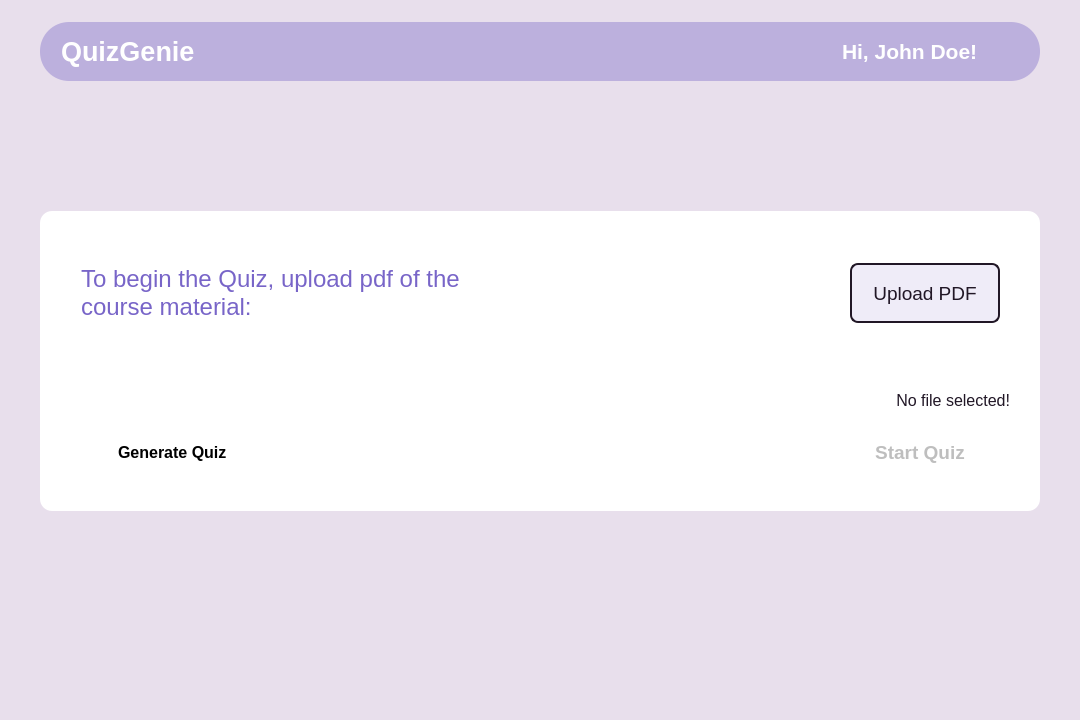
<?xml version="1.0" encoding="UTF-8"?>
<ui version="4.0">
 <class>HomePage</class>
 <widget class="QWidget" name="HomePage">
  <property name="geometry">
   <rect>
    <x>0</x>
    <y>0</y>
    <width>1080</width>
    <height>720</height>
   </rect>
  </property>
  <property name="sizePolicy">
   <sizepolicy hsizetype="Expanding" vsizetype="Expanding">
    <horstretch>0</horstretch>
    <verstretch>0</verstretch>
   </sizepolicy>
  </property>
  <property name="windowTitle">
   <string>Form</string>
  </property>
  <property name="toolTipDuration">
   <number>-2</number>
  </property>
  <property name="styleSheet">
   <string notr="true">background-color: #e8dfec;</string>
  </property>
  <layout class="QHBoxLayout" name="horizontalLayout_4">
   <item alignment="Qt::AlignmentFlag::AlignTop">
    <widget class="QWidget" name="centralvertical" native="true">
     <property name="sizePolicy">
      <sizepolicy hsizetype="Expanding" vsizetype="Maximum">
       <horstretch>0</horstretch>
       <verstretch>0</verstretch>
      </sizepolicy>
     </property>
     <property name="minimumSize">
      <size>
       <width>1040</width>
       <height>500</height>
      </size>
     </property>
     <property name="maximumSize">
      <size>
       <width>1080</width>
       <height>600</height>
      </size>
     </property>
     <property name="styleSheet">
      <string notr="true"/>
     </property>
     <layout class="QVBoxLayout" name="verticalLayout_3">
      <property name="spacing">
       <number>0</number>
      </property>
      <property name="sizeConstraint">
       <enum>QLayout::SizeConstraint::SetMaximumSize</enum>
      </property>
      <property name="topMargin">
       <number>11</number>
      </property>
      <property name="bottomMargin">
       <number>0</number>
      </property>
      <item alignment="Qt::AlignmentFlag::AlignHCenter|Qt::AlignmentFlag::AlignTop">
       <widget class="QWidget" name="top_menubar" native="true">
        <property name="sizePolicy">
         <sizepolicy hsizetype="MinimumExpanding" vsizetype="MinimumExpanding">
          <horstretch>0</horstretch>
          <verstretch>0</verstretch>
         </sizepolicy>
        </property>
        <property name="minimumSize">
         <size>
          <width>1000</width>
          <height>40</height>
         </size>
        </property>
        <property name="maximumSize">
         <size>
          <width>1080</width>
          <height>112</height>
         </size>
        </property>
        <property name="styleSheet">
         <string notr="true">background-color: rgba(120, 101, 200, 100);
border-radius: 29px;</string>
        </property>
        <layout class="QHBoxLayout" name="horizontalLayout_3">
         <property name="spacing">
          <number>200</number>
         </property>
         <item>
          <widget class="QLabel" name="label">
           <property name="font">
            <font>
             <pointsize>20</pointsize>
             <bold>true</bold>
            </font>
           </property>
           <property name="styleSheet">
            <string notr="true">padding: 5px;
color: #ffffff;
background-color: rgba(0, 0,0,0);</string>
           </property>
           <property name="text">
            <string>QuizGenie</string>
           </property>
          </widget>
         </item>
         <item alignment="Qt::AlignmentFlag::AlignRight">
          <widget class="QLabel" name="labelUserName">
           <property name="sizePolicy">
            <sizepolicy hsizetype="Expanding" vsizetype="Minimum">
             <horstretch>0</horstretch>
             <verstretch>0</verstretch>
            </sizepolicy>
           </property>
           <property name="minimumSize">
            <size>
             <width>200</width>
             <height>40</height>
            </size>
           </property>
           <property name="maximumSize">
            <size>
             <width>400</width>
             <height>40</height>
            </size>
           </property>
           <property name="font">
            <font>
             <pointsize>16</pointsize>
             <bold>true</bold>
            </font>
           </property>
           <property name="layoutDirection">
            <enum>Qt::LayoutDirection::LeftToRight</enum>
           </property>
           <property name="styleSheet">
            <string notr="true">padding: 5px;
color: #ffffff;
background-color: rgba(0, 0,0,0);</string>
           </property>
           <property name="text">
            <string>Hi, John Doe!</string>
           </property>
           <property name="alignment">
            <set>Qt::AlignmentFlag::AlignLeading|Qt::AlignmentFlag::AlignLeft|Qt::AlignmentFlag::AlignVCenter</set>
           </property>
          </widget>
         </item>
        </layout>
       </widget>
      </item>
      <item alignment="Qt::AlignmentFlag::AlignHCenter|Qt::AlignmentFlag::AlignVCenter">
       <widget class="QWidget" name="main_upload_widget" native="true">
        <property name="sizePolicy">
         <sizepolicy hsizetype="Expanding" vsizetype="Expanding">
          <horstretch>0</horstretch>
          <verstretch>0</verstretch>
         </sizepolicy>
        </property>
        <property name="minimumSize">
         <size>
          <width>1000</width>
          <height>300</height>
         </size>
        </property>
        <property name="maximumSize">
         <size>
          <width>1000</width>
          <height>300</height>
         </size>
        </property>
        <property name="acceptDrops">
         <bool>false</bool>
        </property>
        <property name="styleSheet">
         <string notr="true">background-color: rgba(255, 255, 255, 1);
border-radius: 12px;</string>
        </property>
        <layout class="QVBoxLayout" name="verticalLayout">
         <property name="spacing">
          <number>1</number>
         </property>
         <property name="leftMargin">
          <number>10</number>
         </property>
         <property name="topMargin">
          <number>0</number>
         </property>
         <property name="rightMargin">
          <number>10</number>
         </property>
         <property name="bottomMargin">
          <number>0</number>
         </property>
         <item>
          <layout class="QHBoxLayout" name="horizontalLayout" stretch="0,0">
           <property name="spacing">
            <number>5</number>
           </property>
           <property name="sizeConstraint">
            <enum>QLayout::SizeConstraint::SetMinimumSize</enum>
           </property>
           <property name="leftMargin">
            <number>30</number>
           </property>
           <property name="topMargin">
            <number>30</number>
           </property>
           <property name="rightMargin">
            <number>30</number>
           </property>
           <property name="bottomMargin">
            <number>40</number>
           </property>
           <item>
            <widget class="QLabel" name="label_2">
             <property name="sizePolicy">
              <sizepolicy hsizetype="Minimum" vsizetype="Minimum">
               <horstretch>0</horstretch>
               <verstretch>0</verstretch>
              </sizepolicy>
             </property>
             <property name="minimumSize">
              <size>
               <width>400</width>
               <height>100</height>
              </size>
             </property>
             <property name="maximumSize">
              <size>
               <width>400</width>
               <height>100</height>
              </size>
             </property>
             <property name="font">
              <font>
               <pointsize>18</pointsize>
              </font>
             </property>
             <property name="styleSheet">
              <string notr="true">color: #7865c8; background-color: none;</string>
             </property>
             <property name="lineWidth">
              <number>0</number>
             </property>
             <property name="text">
              <string>To begin the Quiz, upload pdf of the course material:</string>
             </property>
             <property name="scaledContents">
              <bool>false</bool>
             </property>
             <property name="wordWrap">
              <bool>true</bool>
             </property>
             <property name="indent">
              <number>1</number>
             </property>
            </widget>
           </item>
           <item alignment="Qt::AlignmentFlag::AlignRight">
            <widget class="QPushButton" name="btnUploadPDF">
             <property name="sizePolicy">
              <sizepolicy hsizetype="Minimum" vsizetype="Minimum">
               <horstretch>0</horstretch>
               <verstretch>0</verstretch>
              </sizepolicy>
             </property>
             <property name="minimumSize">
              <size>
               <width>150</width>
               <height>60</height>
              </size>
             </property>
             <property name="maximumSize">
              <size>
               <width>180</width>
               <height>60</height>
              </size>
             </property>
             <property name="font">
              <font>
               <pointsize>14</pointsize>
               <bold>false</bold>
              </font>
             </property>
             <property name="cursor">
              <cursorShape>PointingHandCursor</cursorShape>
             </property>
             <property name="autoFillBackground">
              <bool>false</bool>
             </property>
             <property name="styleSheet">
              <string notr="true">padding: 10px; 
color: #211726;
border: 2px solid #211726;
border-radius: 8px;
background-color: #efecf8;</string>
             </property>
             <property name="text">
              <string>Upload PDF</string>
             </property>
             <property name="icon">
              <iconset theme="QIcon::ThemeIcon::DocumentNew"/>
             </property>
             <property name="iconSize">
              <size>
               <width>28</width>
               <height>28</height>
              </size>
             </property>
            </widget>
           </item>
          </layout>
         </item>
         <item alignment="Qt::AlignmentFlag::AlignRight">
          <widget class="QLabel" name="labelPDFStatus">
           <property name="sizePolicy">
            <sizepolicy hsizetype="Maximum" vsizetype="Minimum">
             <horstretch>0</horstretch>
             <verstretch>0</verstretch>
            </sizepolicy>
           </property>
           <property name="minimumSize">
            <size>
             <width>400</width>
             <height>28</height>
            </size>
           </property>
           <property name="maximumSize">
            <size>
             <width>400</width>
             <height>28</height>
            </size>
           </property>
           <property name="font">
            <font>
             <pointsize>12</pointsize>
            </font>
           </property>
           <property name="styleSheet">
            <string notr="true">color: #211726;
padding-right: 20px;
background-color: none;</string>
           </property>
           <property name="text">
            <string>No file selected!</string>
           </property>
           <property name="alignment">
            <set>Qt::AlignmentFlag::AlignRight|Qt::AlignmentFlag::AlignTrailing|Qt::AlignmentFlag::AlignVCenter</set>
           </property>
           <property name="wordWrap">
            <bool>true</bool>
           </property>
           <property name="margin">
            <number>0</number>
           </property>
           <property name="indent">
            <number>0</number>
           </property>
          </widget>
         </item>
         <item>
          <layout class="QHBoxLayout" name="horizontalLayout_2">
           <property name="spacing">
            <number>10</number>
           </property>
           <property name="leftMargin">
            <number>30</number>
           </property>
           <property name="topMargin">
            <number>10</number>
           </property>
           <property name="rightMargin">
            <number>30</number>
           </property>
           <property name="bottomMargin">
            <number>30</number>
           </property>
           <item>
            <widget class="QPushButton" name="btnGenerateQuiz">
             <property name="sizePolicy">
              <sizepolicy hsizetype="Minimum" vsizetype="Minimum">
               <horstretch>0</horstretch>
               <verstretch>0</verstretch>
              </sizepolicy>
             </property>
             <property name="minimumSize">
              <size>
               <width>180</width>
               <height>50</height>
              </size>
             </property>
             <property name="maximumSize">
              <size>
               <width>180</width>
               <height>50</height>
              </size>
             </property>
             <property name="font">
              <font>
               <pointsize>12</pointsize>
               <bold>true</bold>
              </font>
             </property>
             <property name="cursor">
              <cursorShape>PointingHandCursor</cursorShape>
             </property>
             <property name="styleSheet">
              <string notr="true"/>
             </property>
             <property name="text">
              <string> Generate Quiz</string>
             </property>
            </widget>
           </item>
           <item alignment="Qt::AlignmentFlag::AlignLeft">
            <widget class="QLabel" name="labelLoading">
             <property name="sizePolicy">
              <sizepolicy hsizetype="Minimum" vsizetype="Minimum">
               <horstretch>0</horstretch>
               <verstretch>0</verstretch>
              </sizepolicy>
             </property>
             <property name="minimumSize">
              <size>
               <width>50</width>
               <height>50</height>
              </size>
             </property>
             <property name="maximumSize">
              <size>
               <width>50</width>
               <height>50</height>
              </size>
             </property>
             <property name="styleSheet">
              <string notr="true">background-color: none;</string>
             </property>
             <property name="text">
              <string/>
             </property>
            </widget>
           </item>
           <item alignment="Qt::AlignmentFlag::AlignRight">
            <widget class="QPushButton" name="btnStartQuiz">
             <property name="enabled">
              <bool>false</bool>
             </property>
             <property name="sizePolicy">
              <sizepolicy hsizetype="Minimum" vsizetype="Minimum">
               <horstretch>0</horstretch>
               <verstretch>0</verstretch>
              </sizepolicy>
             </property>
             <property name="minimumSize">
              <size>
               <width>160</width>
               <height>50</height>
              </size>
             </property>
             <property name="maximumSize">
              <size>
               <width>160</width>
               <height>50</height>
              </size>
             </property>
             <property name="font">
              <font>
               <pointsize>14</pointsize>
               <bold>true</bold>
              </font>
             </property>
             <property name="cursor">
              <cursorShape>PointingHandCursor</cursorShape>
             </property>
             <property name="styleSheet">
              <string notr="true"/>
             </property>
             <property name="text">
              <string>Start Quiz</string>
             </property>
             <property name="autoRepeat">
              <bool>false</bool>
             </property>
            </widget>
           </item>
          </layout>
         </item>
        </layout>
       </widget>
      </item>
     </layout>
    </widget>
   </item>
  </layout>
 </widget>
 <resources/>
 <connections/>
</ui>
